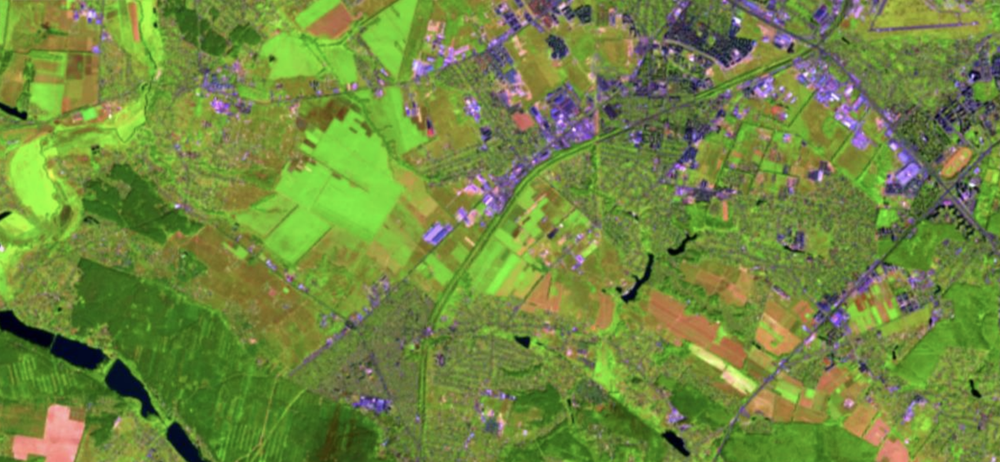
#> input picture images/zabyria.png, 1000 x 462 px, shrunk from 1728 x 798 before the run
$ python zabyria.py
#> lines starting #> are read from the running program, lines starting #| are printed output that depends on the picture; after the words box and inside, x2 and y2 are one past the last pixel; in counts of white or black regions, pixels touching at a corner belong together
import cv2
import numpy as np
import matplotlib.pyplot as plt


def sharpen_image(image):
    kernel = np.array([[0, -1, 0],
                       [-1, 5, -1],
                       [0, -1, 0]])
    return cv2.filter2D(image, -1, kernel)


def analyze_zabyria_contours(image_path):
#> called with image_path = '../images/zabyria.png'
    image = cv2.imread(image_path)
#> image is the input picture: shape (462, 1000, 3); mean B, G, R 65.1, 135.6, 113.8
    if image is None:
        print("Файл не знайдено.")
        return

    # різкість + розмиття шуму
    sharpened = sharpen_image(image)
    blurred = cv2.medianBlur(sharpened, 5)

    # HSV сегментація (фіолетовий/синій)
    hsv = cv2.cvtColor(blurred, cv2.COLOR_BGR2HSV)
#> hsv: shape (462, 1000, 3); mean H, S, V 45.4, 142, 141.2
    lower_purple = np.array([110, 40, 50])
    upper_purple = np.array([170, 255, 255])
    mask = cv2.inRange(hsv, lower_purple, upper_purple)
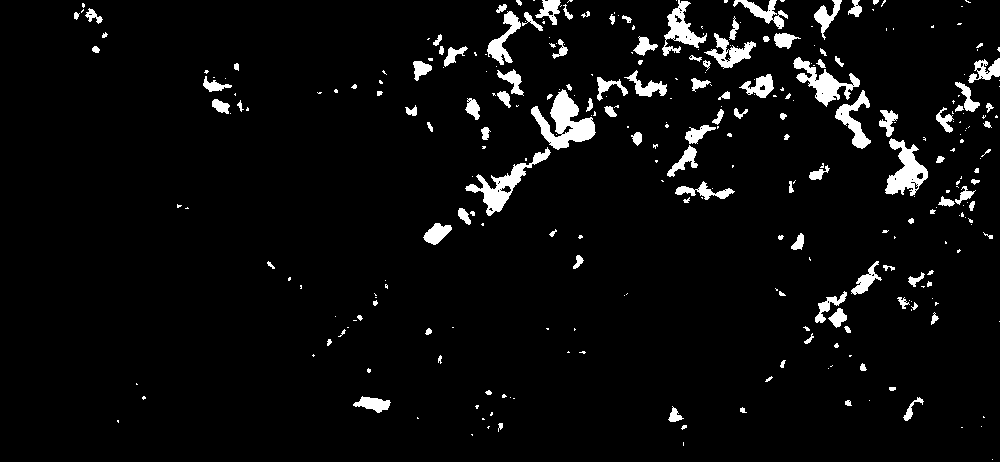
#> mask: shape (462, 1000); 4.8% white; 312 white regions (187 under 20 px), largest, box (x1, y1, x2, y2) and area: (531, 89, 596, 150) 1781, (465, 147, 551, 216) 1293, (885, 138, 928, 196) 1223

    # очистка маски
    kernel = np.ones((3, 3), np.uint8)

    opening = cv2.morphologyEx(mask, cv2.MORPH_OPEN, kernel, iterations=2)
#> opening: shape (462, 1000); 3.3% white; 92 white regions (1 under 20 px), largest, box (x1, y1, x2, y2) and area: (531, 91, 595, 149) 1743, (886, 148, 928, 194) 956, (483, 163, 525, 211) 821

    # Watershed (розділення об'єктів)

    sure_bg = cv2.dilate(opening, kernel, iterations=3)
#> sure_bg: shape (462, 1000); 7.2% white; 58 white regions, largest, box (x1, y1, x2, y2) and area: (528, 88, 598, 166) 3149, (876, 108, 931, 197) 2338, (463, 160, 528, 214) 1688

    dist_transform = cv2.distanceTransform(opening, cv2.DIST_L2, 5)

    ret, sure_fg = cv2.threshold(dist_transform, 0.2 * dist_transform.max(), 255, 0)
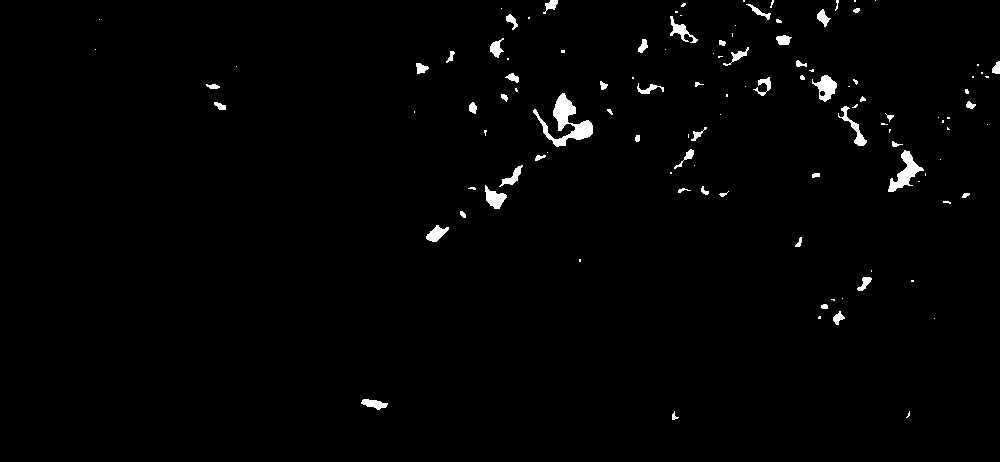
#> sure_fg: shape (462, 1000) float32; 1.4% white; 114 white regions (60 under 20 px), largest, box (x1, y1, x2, y2) and area: (533, 93, 593, 147) 1083, (888, 150, 924, 192) 551, (812, 75, 837, 102) 355
#> ret = 2.28
    sure_fg = np.uint8(sure_fg)

    sure_fg = cv2.erode(sure_fg, kernel, iterations=1)
#> sure_fg: shape (462, 1000); 0.67% white; 73 white regions (44 under 20 px), largest, box (x1, y1, x2, y2) and area: (889, 152, 922, 191) 371, (554, 94, 575, 130) 369, (554, 121, 592, 146) 310

    unknown = cv2.subtract(sure_bg, sure_fg)
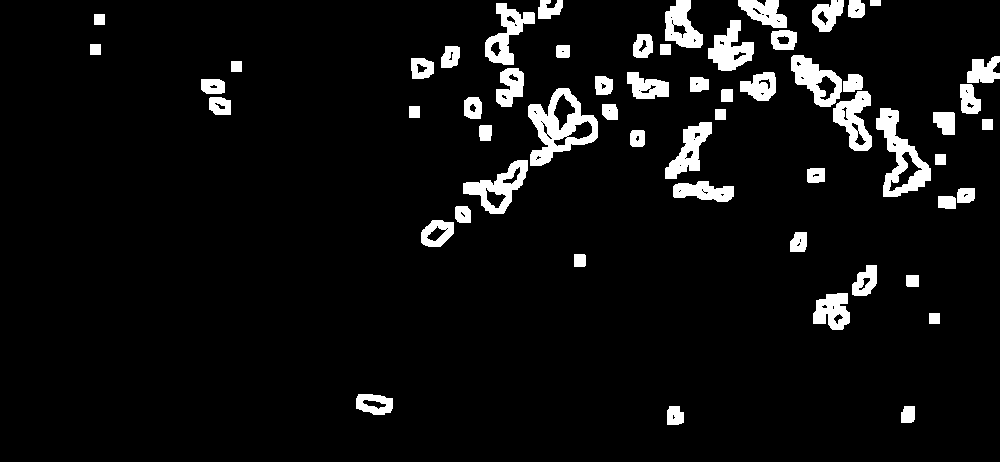
#> unknown: shape (462, 1000); 6.5% white; 58 white regions, largest, box (x1, y1, x2, y2) and area: (528, 88, 598, 166) 2423, (876, 108, 931, 197) 1955, (463, 160, 528, 214) 1405

    ret, markers = cv2.connectedComponents(sure_fg)
#> markers: shape (462, 1000) int32; 74 distinct labels, from 0 to 73
#> ret = 74
    markers = markers + 1
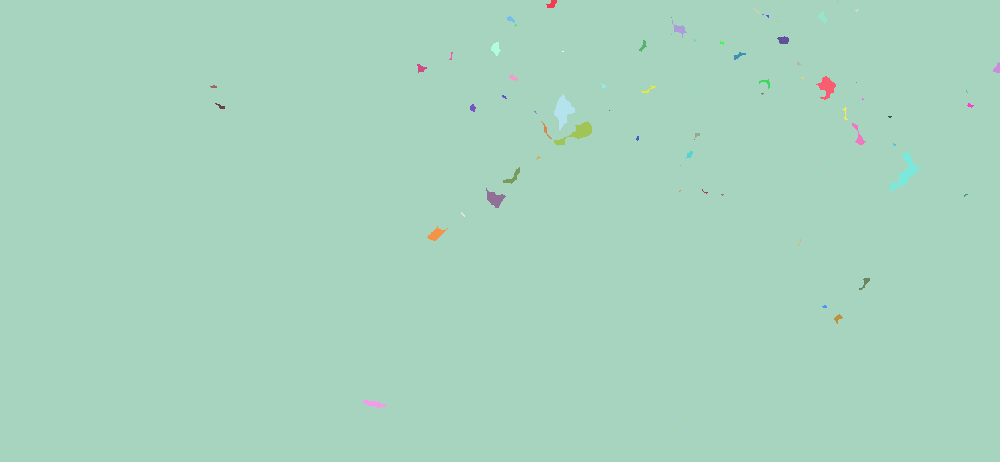
#> markers: shape (462, 1000) int32; 74 distinct labels, from 1 to 74; one colour per label, 0 black
    markers[unknown == 255] = 0

    markers = cv2.watershed(image, markers)
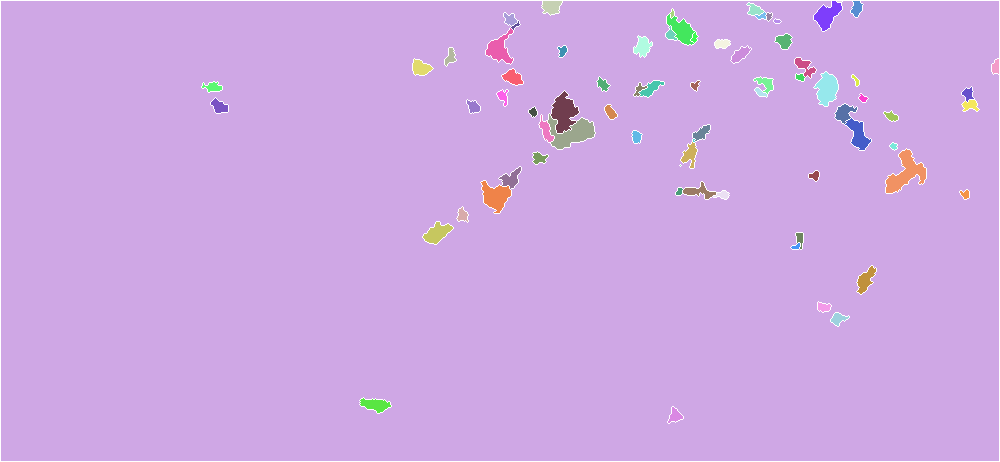
#> markers: shape (462, 1000) int32; 75 distinct labels, from -1 to 74; one colour per label, 0 black, -1 white

    output_img = cv2.cvtColor(image, cv2.COLOR_BGR2RGB)
    count = 0

    for label in np.unique(markers):
        if label <= 1: continue

        mask_temp = np.zeros(markers.shape, dtype="uint8")
        mask_temp[markers == label] = 255

        cnts, _ = cv2.findContours(mask_temp, cv2.RETR_EXTERNAL, cv2.CHAIN_APPROX_SIMPLE)

        for c in cnts:
            area = cv2.contourArea(c)
            if area > 15:
                cv2.drawContours(output_img, [c], -1, (255, 0, 0), 2)  # Червоний контур, товщина 2
                count += 1
#> this loop made 75 passes
#> cnts on passes 4, 14, 59: [[[837, 1], [841, 1]]], 1 contour, all with area under 20, [[[680, 165]]]
#> label on pass 1: -1
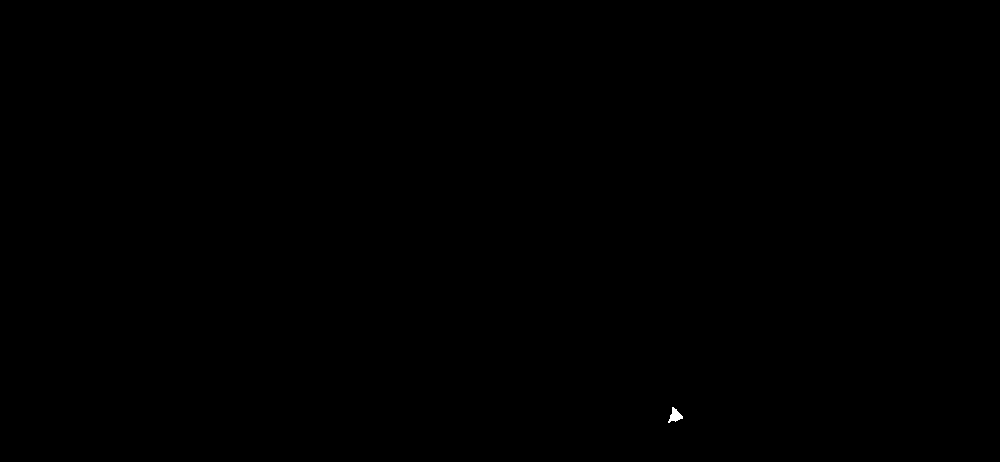
#> mask_temp: shape (462, 1000); 0.03% white; 1 white region, box (x1, y1, x2, y2) and area: (668, 407, 683, 423) 123
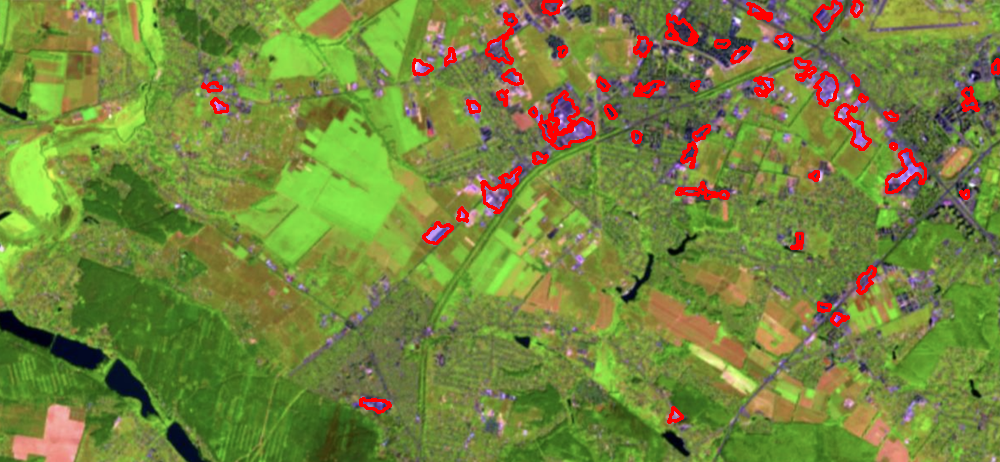
#> output_img: shape (462, 1000, 3); mean R, G, B 117.4, 133, 61.7
#> after the loop, count = 67

    # --- ВІЗУАЛІЗАЦІЯ ---
    plt.figure(figsize=(16, 12))

    plt.subplot(2, 2, 1)
    plt.title("1. Cleaned Mask (Merged blobs visible)")
    plt.imshow(opening, cmap='gray')
    plt.axis('off')

    plt.subplot(2, 2, 2)
    plt.title("2. Sure Foreground (Centers separated)")
    plt.imshow(sure_fg, cmap='gray')
    plt.axis('off')

    plt.subplot(2, 2, 3)
    plt.title("3. Watershed Markers (Separation Logic)")
    plt.imshow(markers, cmap='jet')
    plt.axis('off')

    plt.subplot(2, 2, 4)
    plt.title(f"4. Result: {count} buildings")
    plt.imshow(output_img)
    plt.axis('off')

    plt.tight_layout()
    plt.show()

    print(f"------------- Результати -------------")
    print(f"Знайдено об'єктів: {count}")
#| Знайдено об'єктів: 67


if __name__ == "__main__":
    analyze_zabyria_contours('../images/zabyria.png')
